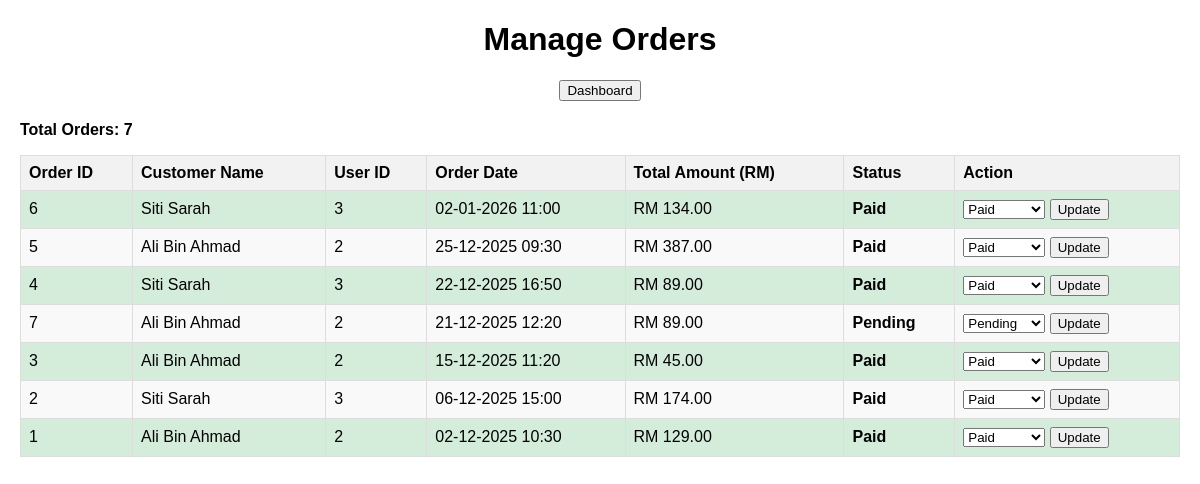
The app's page /admin/manage_orders.php, older data.
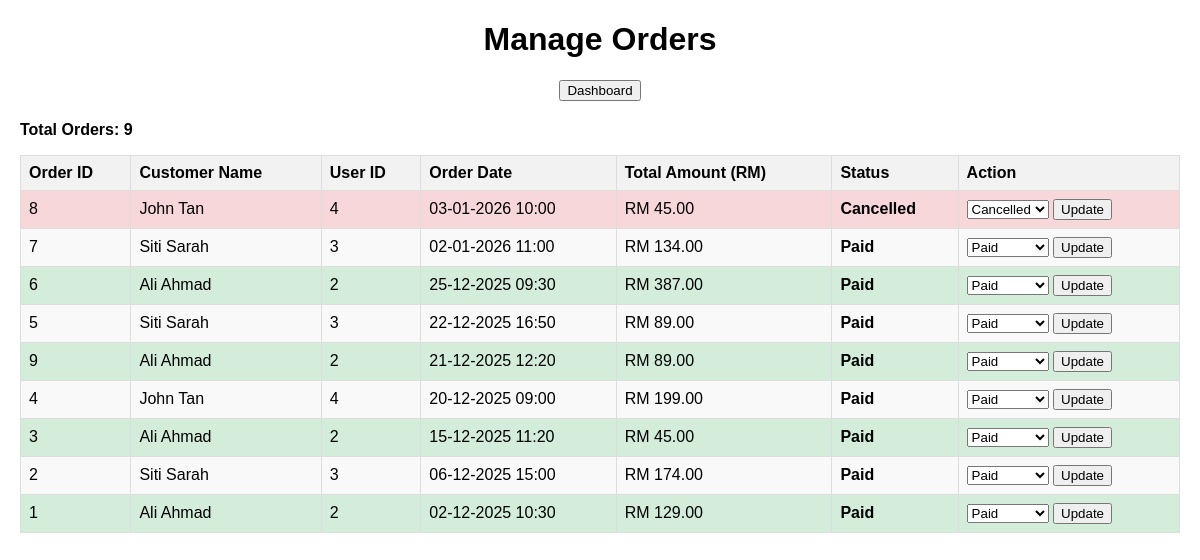
The same page, newer data.
### tables this page shows
CREATE TABLE orders (
    order_id INT AUTO_INCREMENT PRIMARY KEY,
    user_id INT NOT NULL,
    total_amount DECIMAL(10,2) NOT NULL,
    order_date TIMESTAMP DEFAULT CURRENT_TIMESTAMP,
    status ENUM('Paid', 'Cancelled') DEFAULT 'Paid',
    FOREIGN KEY (user_id) REFERENCES users(user_id)
);

CREATE TABLE users (
    user_id INT AUTO_INCREMENT PRIMARY KEY,
    full_name VARCHAR(100) NOT NULL,
    email VARCHAR(100) NOT NULL UNIQUE,
    password VARCHAR(255) NOT NULL, 
    phone_number VARCHAR(20),
    role ENUM('member', 'admin') DEFAULT 'member',
    address TEXT,
    created_at TIMESTAMP DEFAULT CURRENT_TIMESTAMP
);

### admin/manage_orders.php (the view, shortened to what this page needs)
<?php
include $_SERVER['DOCUMENT_ROOT'] . '/sarawak_scents/includes/db_connect.php';
$allowedStatuses = ['Pending', 'Paid', 'Cancelled'];
$query = "SELECT o.order_id, o.user_id, o.total_amount, o.order_date, o.status, u.full_name
          FROM orders o
          INNER JOIN users u ON o.user_id = u.user_id
          ORDER BY o.order_date DESC";
$result = mysqli_query($conn, $query);
$totalOrders = mysqli_num_rows($result);
?>
<!DOCTYPE html>
<html lang="en">
<head>
</head>
<body>
    <div class="header">
        <h1>Manage Orders</h1>
    </div>
    <div class="nav">
        <button onclick="window.location.href='dashboard.php'">Dashboard</button>
    </div>
    <p><strong>Total Orders: <?php echo $totalOrders; ?></strong></p>
    <table>
        <thead>
            <tr>
                <th>Order ID</th>
                <th>Customer Name</th>
                <th>User ID</th>
                <th>Order Date</th>
                <th>Total Amount (RM)</th>
                <th>Status</th>
                <th>Action</th>
            </tr>
        </thead>
        <tbody>
            <?php if ($totalOrders == 0): ?>
                <tr>
                    <td colspan="7" style="text-align: center;">No orders found.</td>
                </tr>
            <?php else: ?>
                <?php while ($order = mysqli_fetch_assoc($result)): ?>
                    <tr class="status-<?php echo strtolower($order['status']); ?>">
                        <td><?php echo htmlspecialchars($order['order_id']); ?></td>
                        <td><?php echo htmlspecialchars($order['full_name']); ?></td>
                        <td><?php echo htmlspecialchars($order['user_id']); ?></td>
                        <td><?php echo date('d-m-Y H:i', strtotime($order['order_date'])); ?></td>
                        <td>RM <?php echo number_format($order['total_amount'], 2); ?></td>
                        <td><strong><?php echo htmlspecialchars($order['status']); ?></strong></td>
                        <td>
                            <form method="post" action="">
                                <select name="status">
                                    <?php foreach ($allowedStatuses as $status): ?>
                                        <option value="<?php echo $status; ?>" <?php echo $order['status'] === $status ? 'selected' : ''; ?>>
                                            <?php echo $status; ?>
                                        </option>
                                    <?php endforeach; ?>
                                </select>
                                <button type="submit">Update</button>
                            </form>
                        </td>
                    </tr>
                <?php endwhile; ?>
            <?php endif; ?>
        </tbody>
    </table>
</body>
</html>

Row changes from the older to the newer data that the page shows:
added orders: order_id "8", user.full_name "John Tan", user "4", order_date "03-01-2026 10:00", total_amount "45.00", status "Cancelled"
changed orders id 7: user.full_name "Ali Bin Ahmad" → "Siti Sarah"; user "2" → "3"; order_date "21-12-2025 12:20" → "02-01-2026 11:00"; total_amount "89.00" → "134.00"; status "Pending" → "Paid"; moves up the list
changed orders id 6: user.full_name "Siti Sarah" → "Ali Ahmad"; user "3" → "2"; order_date "02-01-2026 11:00" → "25-12-2025 09:30"; total_amount "134.00" → "387.00"
changed orders id 5: user.full_name "Ali Bin Ahmad" → "Siti Sarah"; user "2" → "3"; order_date "25-12-2025 09:30" → "22-12-2025 16:50"; total_amount "387.00" → "89.00"
added orders: order_id "9", user.full_name "Ali Ahmad", user "2", order_date "21-12-2025 12:20", total_amount "89.00", status "Paid"
changed orders id 4: user.full_name "Siti Sarah" → "John Tan"; user "3" → "4"; order_date "22-12-2025 16:50" → "20-12-2025 09:00"; total_amount "89.00" → "199.00"
changed through a linked row, orders id 3: user.full_name "Ali Bin Ahmad" → "Ali Ahmad"
changed through a linked row, orders id 1: user.full_name "Ali Bin Ahmad" → "Ali Ahmad"
Text that changed along with them:
$totalOrders: "7" → "9"
